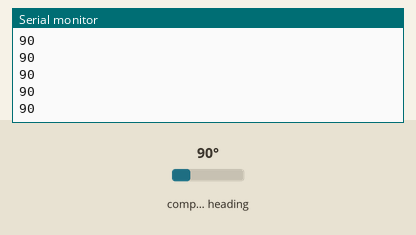
Bench run of a sketch on a simulated Arduino Uno, built with avr-gcc and run on an emulated ATmega328P. Shown: the last lines printed to the serial monitor. Wiring (inferred from the names in the program): CMPS compass at I2C address 0x60. The test bench sets the inputs (shaded band); at power-on: compass heading 90°.

Above: at 1.2 s.
1.3 s: compass heading set to 7°
At 1.32 s:
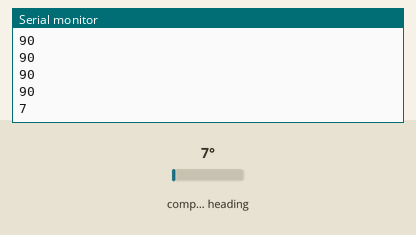
2.8 s: compass heading set to 180°
At 2.84 s:
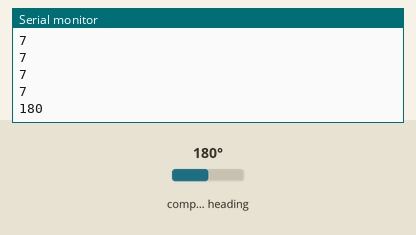
Timing chart, 0 to 5.8 s (numbered marks = the images above; inputs shaded):
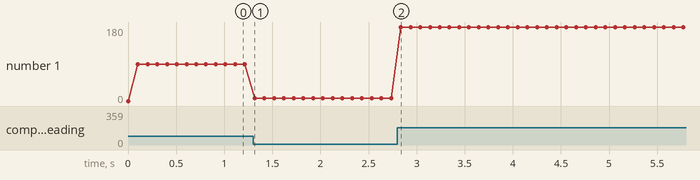

Measured:
- after the input at 1.3 s, the serial monitor: prints a new line at once (image 1)
- after the input at 2.8 s, the serial monitor: prints a new line at once (image 2)
- plotted number 1: 90 → 7 after the input at 1.3 s, 7 → 180 after the input at 2.8 s

The sketch:

kompas_cmps03_scheduler_due.ino
```cpp
#include <Scheduler.h>
#include <Wire.h>
#define ADDRESS 0x60

int sudutKompas;

void setup() {
  Serial.begin(9600);
  Wire.begin();

  Scheduler.startLoop(loop2);
}

void loop() {
  Serial.println(sudutKompas);

  delay(100);
}

void loop2() {
  byte highByte;
  byte lowByte;

  Wire.beginTransmission(ADDRESS); //starts communication with cmps03
  Wire.write(2);                   //Sends the register we wish to read
  Wire.endTransmission();

  Wire.requestFrom(ADDRESS, 2); //requests high byte
  while (Wire.available() < 2)
    ;                     //while there is a byte to receive
  highByte = Wire.read(); //reads the byte as an integer
  lowByte = Wire.read();
  sudutKompas = ((highByte << 8) + lowByte) / 10;

  yield();
}
```
